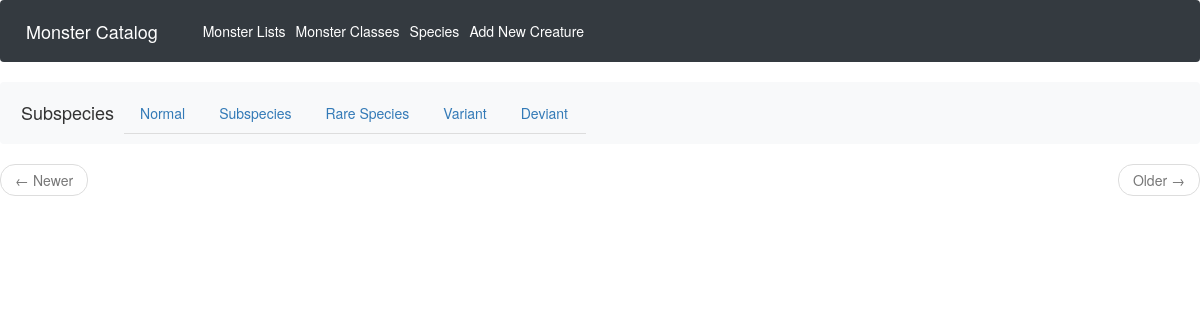
Page /monster_species on the committed database.
### app/models.py (models this page shows, shortened)
class Subgroup(db.Model):
    id = db.Column(db.Integer, primary_key=True)
    division = db.Column(db.String(140), index=True, unique=True, nullable=False)
    monster = db.relationship('Monster', backref='subgroup', lazy=True)

### app/routes.py (the view)
@app.route('/monster_species')
def monster_species():
    subgroup = Subgroup.query.all()
    page = request.args.get('page', 1, type=int)
    subgroup = Subgroup.query.order_by(Subgroup.id).paginate(
        page, app.config['MONS_PER_PAGE'], False
    )
    next_url = url_for('monster_species', page= subgroup.next_num) \
        if subgroup.has_next else None
    prev_url = url_for('monster_species', page= subgroup.prev_num) \
        if subgroup.has_prev else None
    return render_template('monster_species.html', title= "Monster Species", subgroup=subgroup.items, next_url=next_url, prev_url=prev_url)

### app/templates/monster_species.html (shortened to what this page needs)
{% extends "base.html" %}
{% block content %}
    <nav class="navbar navbar-expand-lg navbar-light bg-light">
        <div>
            <a class="nav-link"><h4>Subspecies</h4></a>
        </div>
        <ul class="nav nav-tabs" id="myTab" role="tablist">
            {% for x in subgroup %}
            <li class="nav-item">
                <a class="nav-link" id="{{x.division.replace(' ', '_')}}-tab" data-toggle="tab" href="#{{x.division.replace(' ', '_')}}" role="tab" aria-controls="{{x.division.replace(' ', '_')}}" aria-selected="true">
                    {{x.division}}
                </a>
            </li>
            {% endfor %}
        </ul>
    </nav>
    <nav aria-label="...">
        <ul class="pager">
            <li class="previous{% if not prev_url %} disabled{% endif %}">
                <a href="{{ prev_url or '#' }}">
                    <span aria-hidden="true">&larr;</span> Newer
                </a>
            </li>
            <li class="next{% if not next_url %} disabled{% endif %}">
                <a href="{{ next_url or '#' }}">
                    Older <span aria-hidden="true">&rarr;</span>
                </a>
            </li>
        </ul>
    </nav>
{% endblock %}

### rows in the picture
Subgroup: division "Normal"
Subgroup: division "Subspecies"
Subgroup: division "Rare Species"
Subgroup: division "Variant"
Subgroup: division "Deviant"
